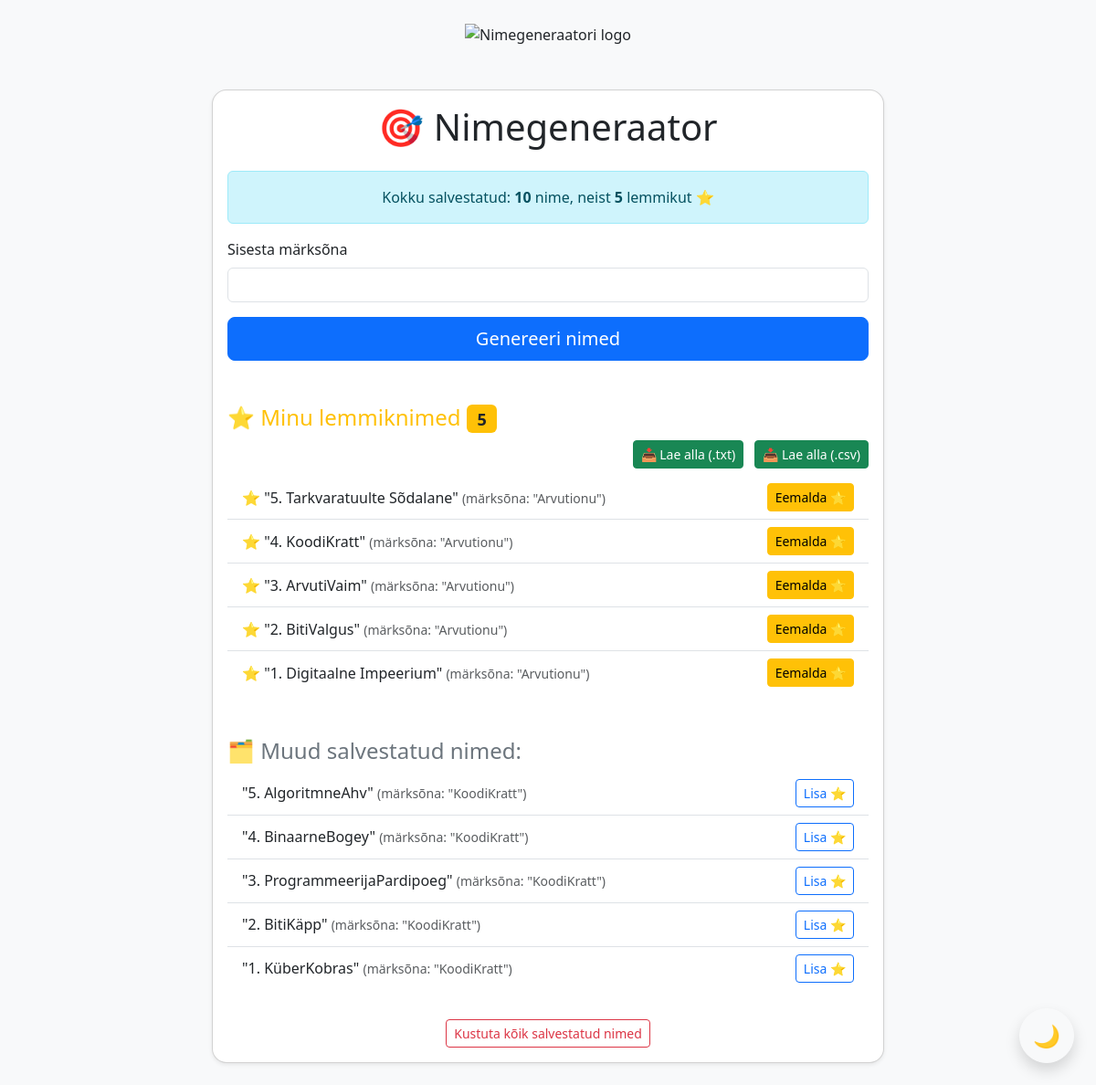
The page / on the database its author committed.
### generaator/models.py (models this page shows, shortened)
class GeneratedName(models.Model):
    keyword = models.CharField(max_length=100)
    name = models.CharField(max_length=200)
    created_at = models.DateTimeField(auto_now_add=True)
    is_favorite = models.BooleanField(default=False)

### generaator/views.py (the view)
# urls.py: path('', generate_name, name='generate_name'),
def generate_name(request):
    generated_names = None
    keyword = None
    if request.method == 'POST':
        form = NameGeneratorForm(request.POST)
        if form.is_valid():
            keyword = form.cleaned_data['keyword']
            response = openai.ChatCompletion.create(
                model="gpt-4",
                messages=[
                    {"role": "system", "content": "Sa oled loominguline nimegeneraator."},
                    {"role": "user", "content": f"Paku 5 loomingulist nime märksõnale: {keyword}."}
                ]
            )
            generated_names = response['choices'][0]['message']['content']
            for line in generated_names.split('\n'):
                cleaned_name = line.strip('-•').strip()
                if cleaned_name:
                    GeneratedName.objects.create(keyword=keyword, name=cleaned_name)
    else:
        form = NameGeneratorForm()
    favorite_names = GeneratedName.objects.filter(is_favorite=True).order_by('-created_at')
    other_names = GeneratedName.objects.filter(is_favorite=False).order_by('-created_at')[:10]
    total_names = GeneratedName.objects.count()
    favorite_count = favorite_names.count()
    best_name = suggest_best_name(keyword) if keyword else None
    return render(request, 'generaator/generate_name.html', {
        'form': form,
        'generated_names': generated_names,
        'favorite_names': favorite_names,
        'other_names': other_names,
        'total_names': total_names,
        'favorite_count': favorite_count,
        'best_name': best_name,
    })

### generaator/forms.py
class NameGeneratorForm(forms.Form):
    keyword = forms.CharField(
        label='Sisesta märksõna',
        max_length=100,
        widget=forms.TextInput(attrs={'class': 'form-control'})
    )

### generaator/templates/generaator/generate_name.html (shortened to what this page needs)
{% load static %}
<!DOCTYPE html>
<html lang="et" data-bs-theme="auto">
<head>
    <link href="https://cdn.jsdelivr.net/npm/bootstrap@5.3.0/dist/css/bootstrap.min.css" rel="stylesheet">
</head>
<body class="bg-light">
<div class="text-center my-4">
    <picture>
        <source srcset="{% static 'images/logo_dark.png' %}" media="(prefers-color-scheme: dark)">
        <img src="{% static 'images/logo_light.png' %}" alt="Nimegeneraatori logo" class="img-fluid" style="max-height: 80px;">
    </picture>
</div>
<div class="container py-4">
    <div class="row justify-content-center">
        <div class="col-md-8">
            <div class="card shadow-sm rounded-4">
                <div class="card-body">
                    <h1 class="card-title mb-4 text-center">🎯 Nimegeneraator</h1>
                    {% if total_names > 0 %}
                        <div class="alert alert-info text-center">
                            Kokku salvestatud: <strong>{{ total_names }}</strong> nime, neist <strong>{{ favorite_count }}</strong> lemmikut ⭐
                        </div>
                    {% endif %}
                    <form method="post">
                        <div class="mb-3">
                            <label for="id_keyword" class="form-label">Sisesta märksõna</label>
                            {{ form.keyword }}
                        </div>
                        <div class="d-grid">
                            <button id="generateButton" type="submit" class="btn btn-primary btn-lg d-flex align-items-center justify-content-center" style="gap: 10px;">
                                <span id="generateButtonText">Genereeri nimed</span>
                            </button>
                        </div>
                    </form>
                    {% if favorite_names %}
                        <div class="mt-5">
                            <h4 class="text-warning">
                                ⭐ Minu lemmiknimed
                                <span class="badge bg-warning text-dark">{{ favorite_names|length }}</span>
                            </h4>
                            <div class="text-end my-2">
                                <a href="{% url 'download_favorites' %}" class="btn btn-success btn-sm me-2">
                                    📥 Lae alla (.txt)
                                </a>
                                <a href="{% url 'download_favorites_csv' %}" class="btn btn-success btn-sm">
                                    📥 Lae alla (.csv)
                                </a>
                            </div>
                            <ul class="list-group list-group-flush">
                                {% for name in favorite_names %}
                                    <li class="list-group-item d-flex justify-content-between align-items-center">
                                        <div>
                                            ⭐ "{{ name.name }}"
                                            <small class="text-muted">(märksõna: "{{ name.keyword }}")</small>
                                        </div>
                                        <a href="{% url 'toggle_favorite' name.id %}" class="btn btn-sm btn-warning">
                                            Eemalda ⭐
                                        </a>
                                    </li>
                                {% endfor %}
                            </ul>
                        </div>
                    {% endif %}
                    {% if other_names %}
                        <div class="mt-5">
                            <h4 class="text-secondary">🗂️ Muud salvestatud nimed:</h4>
                            <ul class="list-group list-group-flush">
                                {% for name in other_names %}
                                    <li class="list-group-item d-flex justify-content-between align-items-center">
                                        <div>
                                            "{{ name.name }}"
                                            <small class="text-muted">(märksõna: "{{ name.keyword }}")</small>
                                        </div>
                                        <a href="{% url 'toggle_favorite' name.id %}" class="btn btn-sm btn-outline-primary">
                                            Lisa ⭐
                                        </a>
                                    </li>
                                {% endfor %}
                            </ul>
                        </div>
                    {% endif %}
                    <div class="mt-4 text-center">
                        <a href="{% url 'delete_all_names' %}" class="btn btn-outline-danger btn-sm mt-2"
                           onclick="return confirm('Kas oled kindel, et soovid kõik nimed kustutada?');">
                            Kustuta kõik salvestatud nimed
                        </a>
                    </div>
                </div>
            </div>
        </div>
    </div>
</div>
<button id="themeToggle" class="btn btn-light position-fixed bottom-0 end-0 m-4 rounded-circle shadow" style="width: 60px; height: 60px; font-size: 24px;">
    🌙
</button>
</body>
</html>

### generaator/templates/generaator/generate_name.html (style rules this page uses)
body { transition: background-color 0.3s ease, color 0.3s ease; }

### rows shown on the page
GeneratedName: name "5. Tarkvaratuulte Sõdalane", keyword "Arvutionu"
GeneratedName: name "4. KoodiKratt", keyword "Arvutionu"
GeneratedName: name "3. ArvutiVaim", keyword "Arvutionu"
GeneratedName: name "2. BitiValgus", keyword "Arvutionu"
GeneratedName: name "1. Digitaalne Impeerium", keyword "Arvutionu"
GeneratedName: name "5. AlgoritmneAhv", keyword "KoodiKratt"
GeneratedName: name "4. BinaarneBogey", keyword "KoodiKratt"
GeneratedName: name "3. ProgrammeerijaPardipoeg", keyword "KoodiKratt"
GeneratedName: name "2. BitiKäpp", keyword "KoodiKratt"
GeneratedName: name "1. KüberKobras", keyword "KoodiKratt"

### other values the page prints
{{ total_names }} "10"
{{ favorite_count }} "5"
{{ favorite_names|length }} "5"
